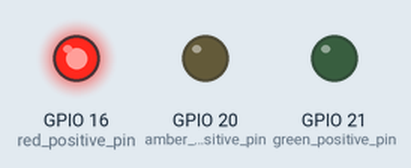
Simulated run of this program. Board: Raspberry Pi (BCM pin numbers). Parts: output pins drawn as LEDs (lit = HIGH). What the program prints to the terminal is not drawn.

Above: at 0.2 s.
At 0.7 s:
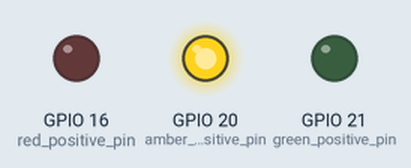
At 2.7 s:
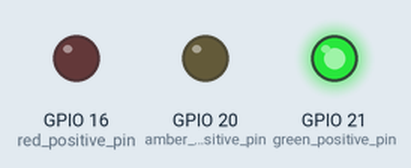
Timing chart, 0 to 3.5 s (numbered marks = the images above):
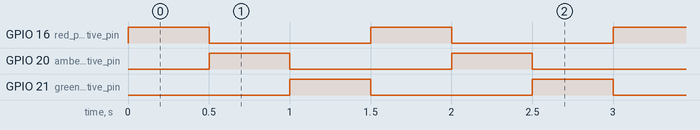

The program:

LED_red_amber_green_flash.py
```python
# RPi PCB version of LED_red_amber_green_flash.py that alternates on/off for three LEDs (red, amber & green)

# command to run this script:  python3 ./RPi_maker_PCB5/electronic_basics/LED_red_amber_green_flash.py

import RPi.GPIO as GPIO   # this imports the module to allow the GPIO pins to be easily utilised
import time               # this imports the module to allow various time functions to be used
GPIO.setwarnings(False)

# This code sets the RPi to use the BCM (Broadcom) pin numbers which is usually the default but is positively set here
GPIO.setmode(GPIO.BCM)

red_positive_pin = 16    # this is the GPIO pin that the red LED positive leg (via the resistor) is connected to

amber_positive_pin = 20  # this is the GPIO pin that the amber LED positive leg (via the resistor) is connected to

green_positive_pin = 21  # this is the GPIO pin that the green LED positive leg (via the resistor) is connected to

GPIO.setup(red_positive_pin, GPIO.OUT)  # this sets the GPIO pin to be an output 'type' i.e. it will apply about 3.3V
                                        # to the pin when it is set HIGH (True)

GPIO.setup(amber_positive_pin, GPIO.OUT)  # this sets the GPIO pin to be an output 'type' i.e. it will apply about 3.3V
                                          # to the pin when it is set HIGH (True)

GPIO.setup(green_positive_pin, GPIO.OUT)  # this sets the GPIO pin to be an output 'type' i.e. it will apply about 3.3V
                                          # to the pin when it is set HIGH (True

###########
# main code
###########

print (" ")
print ("program running - LEDs should be flashing: CTRL-C to stop ")
print (" ")


try:           # this loop is not strictly necessary but it does allow the script to be easily stopped with CTRL-C
    while True:  # this is the loop that continuously flashes the LED on and off every half second
        GPIO.output(red_positive_pin, True)     # red LED switched on by making the GPIO go HIGH
        GPIO.output(amber_positive_pin, False)  # amber LED switched off by making the GPIO go LOW
        GPIO.output(green_positive_pin, False)  # green LED switched off by making the GPIO go LOW
        time.sleep(0.5)                         # delay 0.5 seconds
        GPIO.output(red_positive_pin, False)    # LED switched off by making the GPIO pin go LOW
        GPIO.output(amber_positive_pin, True)   # LED switched on by making the GPIO pin go HIGH
        GPIO.output(green_positive_pin, False)  # LED switched on by making the GPIO pin go LOW
        time.sleep(0.5)                         # delay 0.5 seconds before looping back
        GPIO.output(red_positive_pin, False)    # LED switched off by making the GPIO pin go LOW
        GPIO.output(amber_positive_pin, False)  # LED switched on by making the GPIO pin go LOW
        GPIO.output(green_positive_pin, True)   # LED switched on by making the GPIO pin go HIGH
        time.sleep(0.5)


finally:  # this code is run when the try is interrupted with a CTRL-C
    print(" ")
    print("Cleaning up the GPIO pins before stopping")
    print(" ")
    print(" ")
    print(" ")
    GPIO.cleanup()

# The cleanup command sets all the pins back to inputs which protects the
# Pi from accidental shorts-circuits if something metal touches the GPIO pins.
    
```

Measured:
- by itself, GPIO 16 (red_positive_pin), GPIO 20 (amber_positive_pin), GPIO 21 (green_positive_pin): alternates HIGH for 0.50 s and LOW for 1.0 s
- by itself, everything shown: repeats every 1.5 s, in 3 steps
